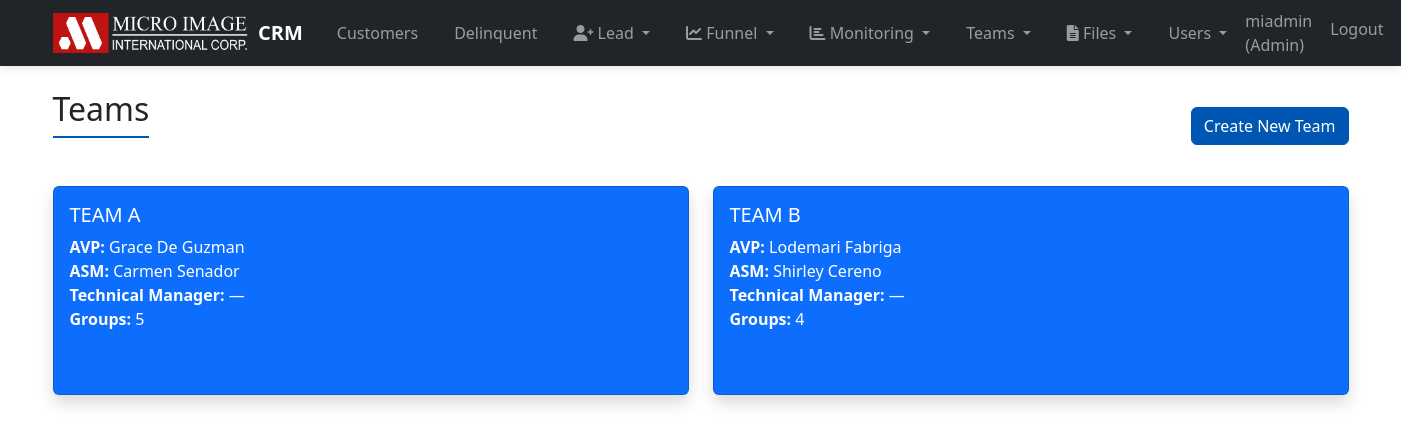
The page /teams/ (signed in) on the database its author committed.
### users/models.py (models this page shows)
class User(AbstractUser):
    ROLE_CHOICES = (
        ('admin', 'Admin'),
        ('avp', 'AVP'),
        ('supervisor', 'Supervisor'),
        ('salesperson', 'Salesperson'),
        ('vp', 'Vice President'),
        ('gm', 'General Manager'),
        ('president', 'President'),
        ('asm', 'ASM'),
        ('sm', 'Sales Manager'),
        ('teamlead', 'Teamlead'),
        ('techmgr', 'Technical Manager'),
        ('asst_techmgr', 'Assistant Technical Manager'),
    )
    role = models.CharField(max_length=20, choices=ROLE_CHOICES, default='salesperson')
    initials = models.CharField(max_length=3, blank=True, help_text='3-letter initials for the user (e.g., JDO for John Doe)')
    is_active = models.BooleanField(default=True, help_text='Designates whether this user should be treated as active. Unselect this instead of deleting accounts.')
    groups = models.ManyToManyField(
        AuthGroup,
        verbose_name='groups',
        blank=True,
        help_text=(
            'The groups this user belongs to. A user will get all permissions '
            'granted to each of their groups.'
        ),
        related_name="custom_user_set", # <--- FIX
        related_query_name="user",
    )
    user_permissions = models.ManyToManyField(
        Permission,
        verbose_name='user permissions',
        blank=True,
        help_text='Specific permissions for this user.',
        related_name="custom_user_set", # <--- FIX
        related_query_name="user",
    )

### teams/models.py (models this page shows, shortened)
class Team(models.Model):
    name = models.CharField(max_length=100, unique=True)
    avp = models.ForeignKey(User, on_delete=models.CASCADE, related_name='managed_teams', blank=True, null=True, limit_choices_to={'role__in': ['avp', 'vp', 'gm', 'president']})
    asm = models.ForeignKey(User, on_delete=models.SET_NULL, related_name='asm_teams', blank=True, null=True, limit_choices_to={'role': 'asm'})
    tech_manager = models.ForeignKey(User, on_delete=models.SET_NULL, related_name='tsg_managed_teams', blank=True, null=True, limit_choices_to={'role__in': ['techmgr', 'asst_techmgr']})

### teams/views.py (the view)
# urls.py: path('', views.team_list, name='team_list'),
@login_required
@user_passes_test(can_view_teams)
def team_list(request):
    if request.user.role == 'asm':
        teams = request.user.asm_teams.all()
    elif request.user.role in ['techmgr', 'asst_techmgr']:
        teams = Team.objects.filter(tech_manager=request.user)
    else:
        teams = Team.objects.all()
    return render(request, 'teams/team_list.html', {'teams': teams})

### teams/views.py (called while the page is built)
def can_view_teams(user):
    return user.role in ['admin', 'president', 'gm', 'vp', 'avp', 'asm', 'supervisor', 'techmgr', 'asst_techmgr']

### templates/teams/team_list.html (shortened to what this page needs)
{% extends 'base.html' %}
{% block content %}
<div class="d-flex justify-content-between align-items-center mb-4">
    <h2>Teams</h2>
    <a href="{% url 'create_team' %}" class="btn btn-primary">Create New Team</a>
</div>
<div class="row">
    {% for team in teams %}
    <div class="col-md-6 mb-3">
        <div class="card bg-primary text-white border-left-primary shadow h-100">
            <div class="card-body">
                <h5 class="card-title">{{ team.name }}</h5>
                <p class="card-text">
                    <strong>AVP:</strong> {% if team.avp %}{{ team.avp.get_full_name|default:team.avp.username }}{% else %}&mdash;{% endif %}<br>
                    <strong>ASM:</strong> {% if team.asm %}{{ team.asm.get_full_name|default:team.asm.username }}{% else %}&mdash;{% endif %}<br>
                    <strong>Technical Manager:</strong> {% if team.tech_manager %}{{ team.tech_manager.get_full_name|default:team.tech_manager.username }}{% else %}&mdash;{% endif %}<br>
                    <strong>Groups:</strong> {{ team.groups.count }}
                </p>
                <a href="{% url 'team_groups' team.pk %}" class="btn btn-outline-primary btn-sm">View Groups</a>
            </div>
        </div>
    </div>
    {% endfor %}
</div>
{% endblock %}

### templates/base.html (shortened to what this page needs)
{% load static %}
<!DOCTYPE html>
<html lang="en">
<head>
    <link href="https://cdn.jsdelivr.net/npm/bootstrap@5.3.0/dist/css/bootstrap.min.css" rel="stylesheet">
    <link rel="stylesheet" href="https://cdnjs.cloudflare.com/ajax/libs/font-awesome/6.0.0/css/all.min.css">
</head>
<body>
    <nav class="navbar navbar-expand-lg navbar-dark bg-dark">
        <div class="container">
            <a class="navbar-brand" href="{% url 'home' %}">
		    <img src="{% static 'core/images/mi-logo-wht.png' %}" alt="Micro Image" class="logo-img desktop-logo">
		    CRM</a>
            <div class="collapse navbar-collapse" id="navbarNav">
                <ul class="navbar-nav me-auto mb-2 mb-lg-0">
                    {% if user.is_authenticated %}
                        <li class="nav-item"><a class="nav-link" href="{% url 'customer_list' %}">Customers</a></li>
                        <li class="nav-item"><a class="nav-link" href="{% url 'delinquent_list' %}"></i> Delinquent</a></li>
                        {% if user.role in 'salesperson,supervisor,teamlead,asm,avp,admin,president,gm,vp' %}
                            <li class="nav-item dropdown">
                                <a class="nav-link dropdown-toggle" href="#" id="leadsDropdown" role="button" data-bs-toggle="dropdown" aria-expanded="false">
                                    <i class="fas fa-user-plus"></i> Lead
                                </a>
                            </li>
                        {% endif %}
                        {% if user.role in 'salesperson,supervisor,teamlead,asm,avp,admin,president,gm,vp' %}
                            <li class="nav-item dropdown">
                                <a class="nav-link dropdown-toggle" href="#" id="salesFunnelDropdown" role="button" data-bs-toggle="dropdown" aria-expanded="false">
                                    <i class="fas fa-chart-line"></i> Funnel
                                </a>
                            </li>
                        {% endif %}
                        {% if user.role in 'salesperson,avp,supervisor,teamlead,asm,admin,president,gm,vp' %}
                            <li class="nav-item dropdown">
                                <a class="nav-link dropdown-toggle" href="#" id="salesMonitoringDropdown" role="button" data-bs-toggle="dropdown" aria-expanded="false">
                                    <i class="fas fa-chart-bar"></i> Monitoring
                                </a>
                            </li>
                        {% endif %}
                        {% if user.role in 'admin,president,gm,vp,avp,asm' %}
                            <li class="nav-item dropdown">
                                <a class="nav-link dropdown-toggle" href="#" id="teamsDropdown" role="button" data-bs-toggle="dropdown" aria-expanded="false">
                                    Teams
                                </a>
                            </li>
                        {% endif %}
                        <li class="nav-item dropdown">
                            <a class="nav-link dropdown-toggle" href="#" id="filesDropdown" role="button" data-bs-toggle="dropdown" aria-expanded="false">
                                <i class="fas fa-file-alt"></i> Files
                            </a>
                        </li>
                        {% if user.role == 'admin' %}
                            <li class="nav-item dropdown">
                                <a class="nav-link dropdown-toggle" href="#" id="usersDropdown" role="button" data-bs-toggle="dropdown" aria-expanded="false">
                                    Users
                                </a>
                            </li>
                        {% endif %}
                    {% endif %}
                </ul>
                <ul class="navbar-nav ms-auto">
                    {% if user.is_authenticated %}
                        <li class="nav-item"><span class="navbar-text me-2">{{ user.username }} ({{ user.get_role_display }})</span></li>
                        <li class="nav-item"><a class="nav-link" href="{% url 'logout' %}">Logout</a></li>
                    {% else %}
                        <li class="nav-item"><a class="nav-link" href="{% url 'login' %}">Login</a></li>
                    {% endif %}
                </ul>
            </div>
        </div>
    </nav>
    <div class="container mt-4">
        {% block content %}{% endblock %}
    </div>
</body>
</html>

### templates/base.html (style rules this page uses)
.navbar { box-shadow: 0 2px 10px rgba(0, 0, 0, 0.1); padding: 0.5rem 1rem; }
.navbar-brand { display: flex; align-items: center; font-weight: 600; }
.logo-img { height: 40px; margin-right: 10px; }
.nav-link { font-weight: 500; padding: 0.5rem 1rem !important; border-radius: 4px; margin: 0 2px; transition: all 0.3s; }
.btn-primary { background-color: #0056b3; border-color: #0056b3; }
h2 { border-bottom: 2px solid #0056b3; padding-bottom: 0.5rem; margin-bottom: 1.5rem; }
.desktop-logo { display: inline-block; }

### rows shown on the page
User: username "miadmin", role "Admin"
Team: name "TEAM A", avp.get_full_name "Grace De Guzman", asm.get_full_name "Carmen Senador", groups.count "5"
Team: name "TEAM B", avp.get_full_name "Lodemari Fabriga", asm.get_full_name "Shirley Cereno", groups.count "4"
